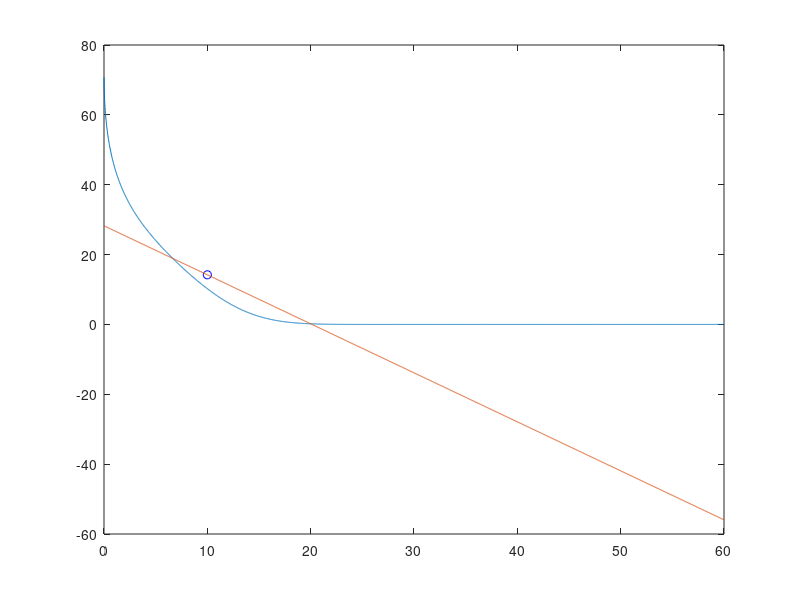

Source code (MATLAB):
%% Tie line estimation: estimated tie lines assuming weight ratio = volume ratio
clear all, clc

%Mechuk parameters for EOPO-SC
a = 71.8490104;
b = -0.461965134;
c = 0.000488689386;

%Initial range of Merchuck function
x_range = linspace(0.001,60,3000);
EOPO_bifunc = @(x)a*exp(b*x.^(.5)-c*x.^3);
EOPO_bi = EOPO_bifunc(x_range);

%Initializing variables
tieline = zeros(1,(length(x_range)));
TLL = zeros(1,1);
fslope = zeros(1,1);
yintercept = zeros(1,1);

xin1 = zeros(1,1);
xin2 = zeros(1,1);
yin1 = zeros(1,1);
yin2 = zeros(1,1);

figure(1) %defines figure 1

%EOPO-SC volume ratio + composition
VR = 3;
p = [10 14.203];

%Initialize range of possible slopes
m_range = linspace(-10,-1/1000,10000);
intercept = p(2)-(p(1)*m_range);
weightratios = zeros(1,10000);
bottomlength = zeros(1,10000);
toplength = zeros(1,10000);
ints = zeros(10000,4);

%Iterate through all possible slopes. For each slope, calculate
%intersection points between tie line and binodal curve. Find ratio of
%lengths between tie line segments. 
for k=1:1:10000
   
EOPO_tiefunc = @(X)m_range(k)*X + intercept(k);
EOPO_tie = EOPO_tiefunc(x_range);

sub = EOPO_bi - EOPO_tie;

neg_slot = find(sub<0);
neg_val = x_range(neg_slot);
xint1 = neg_val(1);
xint2 = neg_val(end);
yint1 = EOPO_tiefunc(xint1);
yint2 = EOPO_tiefunc(xint2);
ints(k,:) = [xint1 xint2 yint1 yint2];

bottomlength(k) = sqrt((yint1-p(2))^2+(p(1)-xint1)^2);
toplength(k) = sqrt((p(2)-yint2)^2+(xint2-p(1))^2);
weightratios(k) = toplength(k)/bottomlength(k);
end

%Find index of tie line slope that corresponds to a ratio of tie line
%segments which is very close to volume ratio
ratiopos = find(abs(weightratios-VR) < 1e-2);
fslope(1) = m_range(ratiopos(1));
yintercept(1) = intercept(ratiopos(1));
xin1(1) = ints(ratiopos(1),1);
xin2(1) = ints(ratiopos(1),2);
yin1(1) = ints(ratiopos(1),3);
yin2(1) = ints(ratiopos(1),4);

%Graph tie line and curve
tieline(1,:) =fslope(1)*(x_range) + yintercept(1);

TLL(1) = bottomlength(ratiopos(1))+toplength(ratiopos(1));

plot(p(1),p(2),'bo')
hold on

plot(x_range,EOPO_bi)
hold on
plot(x_range,tieline)

hold on %plots the phase diagram datapoints

%Print Equation of Tie Line
fprintf("Slope of Tie Line: %d\n", fslope(1));
fprintf("Y-Int of Tie Line: %d\n", yintercept(1));

%Print Intersection Points
fprintf("Polymer Content in Polymer-Rich Phase: %d\n", xin1(1));
fprintf("Salt Content in Polymer-Rich Phase: %d\n", yin1(1));
fprintf("Polymer Content in Salt-Rich Phase: %d\n", xin2(1));
fprintf("Salt Content in Salt-Rich Phase: %d\n", xin2(1));
